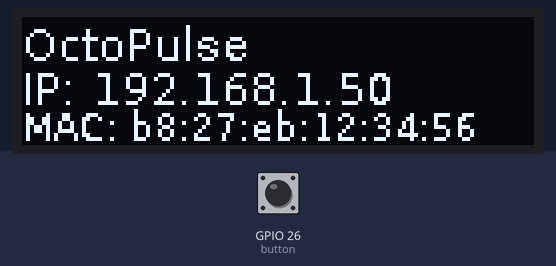
A program run on a simulated Raspberry Pi (BCM pin numbers). Shown: 128×32 one-colour display. Inputs (shaded band) come from the test bench; at power-on: GPIO 26 (button) HIGH. System figures (address, load, memory, disk, uptime) are fixed made-up values; what the program prints to the terminal is not drawn.

1.3 s: GPIO 26 (button) pulled LOW for 0.15 s
Above: at 2.6 s.
Timing chart, 0 to 4.3 s (numbered marks = the images above; inputs shaded):
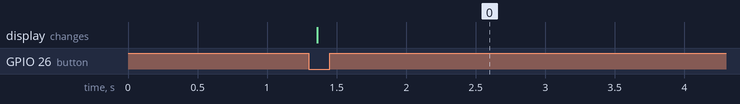

Measured:
- after the input at 1.3 s, the display: changes after 0.06 s (image 0)

The program:

ip-display.py
```python
#!/usr/bin/env python3
"""
IP Display Utility

Displays network information (IP and MAC address) on SSD1306 OLED display.
Shows info when button is pressed, clears after 10 seconds.

Usage:
    python ip-display.py

Can also be run as a systemd service for persistent display functionality.

Press Ctrl+C to stop.
"""

import board
import digitalio
import busio
import netifaces
import time
from PIL import Image, ImageDraw, ImageFont
import adafruit_ssd1306


def get_network_info():
    """
    Get wireless network IP and MAC address.

    Returns:
        tuple: (ip_address, mac_address)
    """
    wl_ip = "Not connected"
    wl_mac = ""

    for ifacename in netifaces.interfaces():
        # Check wireless interfaces
        if not (ifacename.startswith('wl') or ifacename.startswith('wlan')):
            continue

        addrs = netifaces.ifaddresses(ifacename)

        if netifaces.AF_INET in addrs and netifaces.AF_LINK in addrs:
            ips = [addr['addr'] for addr in addrs[netifaces.AF_INET]]

            for ip in ips:
                if not ip.startswith('127.'):
                    wl_ip = ip
                    wl_mac = addrs[netifaces.AF_LINK][0]['addr']
                    break

    return wl_ip, wl_mac


def display_info(display, ip, mac):
    """
    Display network information on OLED.

    Args:
        display: SSD1306 display object
        ip: IP address string
        mac: MAC address string
    """
    # Create image
    image = Image.new("1", (display.width, display.height))
    draw = ImageDraw.Draw(image)

    # Load fonts
    try:
        font = ImageFont.truetype("/usr/share/fonts/truetype/dejavu/DejaVuSans.ttf", 11)
        font2 = ImageFont.truetype("/usr/share/fonts/truetype/dejavu/DejaVuSans.ttf", 9)
    except:
        # Fallback to default font if truetype not available
        font = ImageFont.load_default()
        font2 = font

    # Draw text
    draw.text((0, 0), "OctoPulse", font=font, fill=255)
    draw.text((0, 11), f"IP: {ip}", font=font, fill=255)
    draw.text((0, 22), f"MAC: {mac}", font=font2, fill=255)

    # Show on display
    display.image(image)
    display.show()


def main():
    """Main display loop."""
    # Initialize I2C and display
    i2c = busio.I2C(board.SCL, board.SDA)
    display = adafruit_ssd1306.SSD1306_I2C(128, 32, i2c)

    # Initialize button on GPIO26 (D26)
    button = digitalio.DigitalInOut(board.D26)
    button.direction = digitalio.Direction.INPUT

    print("IP Display Service")
    print("Press button to show network info")
    print("Press Ctrl+C to exit\n")

    try:
        while True:
            if not button.value:  # Button pressed (active low)
                # Get network info
                ip, mac = get_network_info()
                print(f"Displaying - IP: {ip}, MAC: {mac}")

                # Display info
                display_info(display, ip, mac)

                # Wait 10 seconds
                time.sleep(10)

                # Clear display
                display.fill(0)
                display.show()
                print("Display cleared")

            time.sleep(0.1)  # Poll button at 10Hz

    except KeyboardInterrupt:
        print("\nExiting...")
        display.fill(0)
        display.show()


if __name__ == "__main__":
    main()
```
